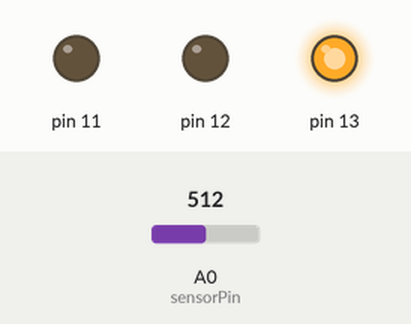
This sketch was run on a simulated Arduino Uno, built with avr-gcc and run on an emulated ATmega328P. Shown: output pins drawn as LEDs (lit = HIGH). The inputs (shaded band) are chosen by the test bench; at power-on: A0 (sensorPin) = 512. What the sketch prints to the serial monitor is not drawn.

Above: at 0.1 s.
At 5.8 s:
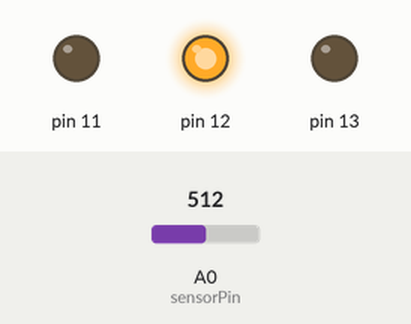
5.9 s: A0 (sensorPin) set to 90
At 8.3 s:
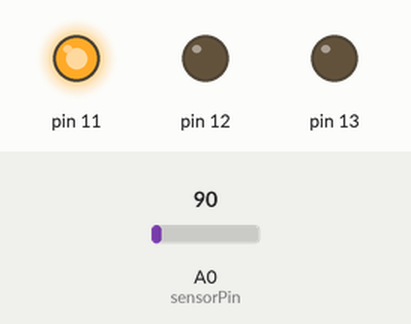
Timing chart, 0 to 18.5 s (numbered marks = the images above; inputs shaded):
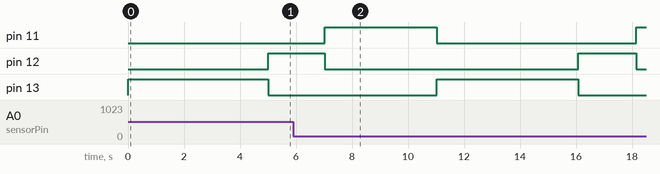

The sketch:

Progress1.ino
```cpp
int sensorPin = A0; // select the input pin for ldr
int sensorValue = 0; // variable to store the value coming from the sensor
int redLED = 13;
int yellowLED = 12;
int greenLED = 11;
int Saldo = 10000;

void setup() {
  Serial.begin(9600); //sets serial port for communication
  pinMode(13, OUTPUT);
  pinMode(12, OUTPUT);
  pinMode(11, OUTPUT);
}
void loop() {
  //CASE LAMPU MERAH
  digitalWrite(13, HIGH);   // Lampu merah menyala
  digitalWrite(12, LOW);
  digitalWrite(11, LOW);
  Serial.print("Jumlah saldo anda saat ini : "); //Penampilan Saldo
  Serial.println(Saldo);
  sensorValue = analogRead(sensorPin); // read the value from the sensor
  if (sensorValue > 0 && sensorValue <= 100){
    Serial.println("Ada yang melanggar");
    Saldo = Saldo - 2000;
    Serial.print("Jumlah saldo anda saat ini : ");
    Serial.println(Saldo);
  } else {
    Serial.println("AMAN");
  }
  Serial.print("Nilainya pembacaan sensor : "); //prints the values coming from the sensor on the screen
  Serial.println(sensorValue);
  Serial.print(" ");
  delay(5000);


  //CASE LAMPU KUNING
  digitalWrite(13, LOW);   // Lampu kuning menyala
  digitalWrite(12, HIGH);
  digitalWrite(11, LOW);
  Serial.print("Jumlah saldo anda saat ini : "); //Penampilan Saldo
  Serial.println(Saldo);
  sensorValue = analogRead(sensorPin); // read the value from the sensor
    if (sensorValue > 0 && sensorValue <= 100){
    Serial.println("Ada yang melanggar");
    Saldo = Saldo - 1000;
    Serial.print("Jumlah saldo anda saat ini : ");
    Serial.println(Saldo);
  } else {
    Serial.println("AMAN");
  }
  Serial.print("Nilainya pembacaan sensor : "); //prints the values coming from the sensor on the screen
  Serial.println(sensorValue);
  Serial.print(" ");
  delay(2000);

  //CASE LAMPU HIJAU
  digitalWrite(13, LOW);   // Lampu hijau menyala
  digitalWrite(12, LOW);
  digitalWrite(11, HIGH);
  delay(4000);

}
```
